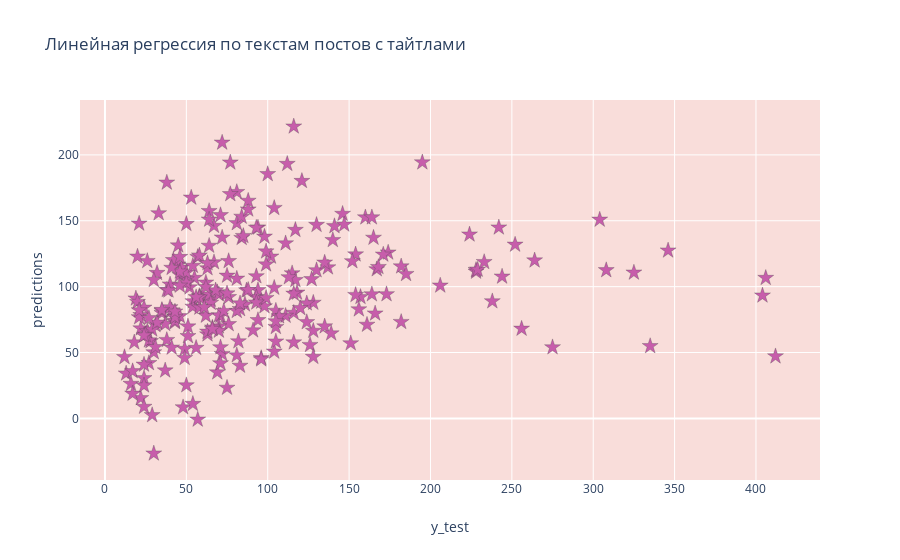

Write notebook code for a chart like this one.
### Markdown cell above
На графике мы можем видеть то, как соотносятся наши предсказания с тестовой выборкой. В целом всё в порядке, о чем будет свидетельствовать и уровень точности модели

### Code cell
data = [go.Scatter(
        x = y1_test, 
        y = predictions1,
        mode = 'markers',
        marker = {
                'size': 12,
                'color': 'rgb(199,93,171)',
                'symbol': 'star',
                'line': {
                    'width': 0.3
                }
                
        }
    )]

layout = go.Layout(
        title = 'Линейная регрессия по текстам постов с тайтлами',
        xaxis = dict(title = 'y_test'),
        yaxis = dict(title = 'predictions'),
        plot_bgcolor='rgb(249,221,218)'
        
)

fig = go.Figure(data = data, layout = layout) #объединяет дату и лэйаут 
###  дата будет списком. квадратные скобки, то что может быть несколько графиков
pyo.iplot(fig, filename= 'scatter1.html') ###добавляем букву i, чтобы график отображался в тетрадке

### Figure 1 — Plotly figure (JSON) as saved in the notebook; plotly's stock layout.template omitted (floating-point values rounded to 4 significant figures; data arrays with more than 128 entries replaced by an {"elided": "..."} marker saying what was removed)
{"data": [{"marker": {"color": "rgb(199,93,171)", "line": {"width": 0.3}, "size": 12, "symbol": "star"}, "mode": "markers", "type": "scatter", "x": {"elided": "249 int values"}, "y": {"elided": "249 float values"}}], "layout": {"plot_bgcolor": "rgb(249,221,218)", "title": {"text": "Линейная регрессия по текстам постов с тайтлами"}, "xaxis": {"title": {"text": "y_test"}}, "yaxis": {"title": {"text": "predictions"}}}}
